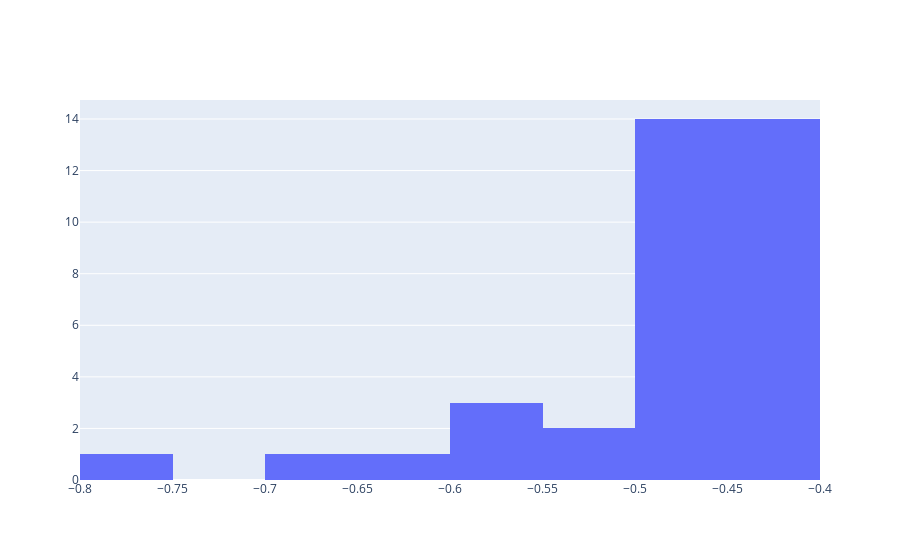

Source (notebook cell):
### Code cell
fig1 = go.Figure(data=[go.Histogram(x=df.score)])
fig1.show()

### Figure 1 — Plotly figure (JSON) as saved in the notebook; plotly's stock layout.template omitted (floating-point values rounded to 4 significant figures)
{"data": [{"type": "histogram", "x": [-0.4359, -0.4834, -0.4134, -0.5411, -0.4321, -0.4652, -0.467, -0.4537, -0.4159, -0.5339, -0.4564, -0.4127, -0.4279, -0.4787, -0.7594, -0.4489, -0.4181, -0.4383, -0.4459, -0.4577, -0.4407, -0.4688, -0.4406, -0.4612, -0.4456, -0.4556, -0.4674, -0.447, -0.4825, -0.4531, -0.5724, -0.4676, -0.685, -0.5572, -0.5761, -0.6426]}], "layout": {}}
